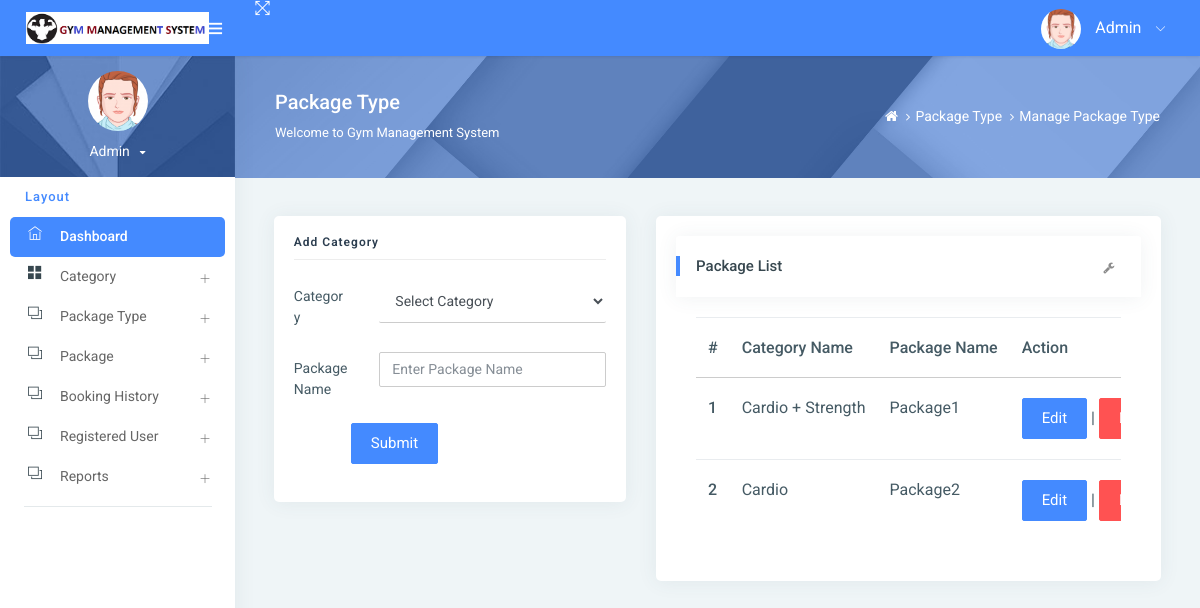
The page /managePackageType/ (signed in) on the database as committed earlier.
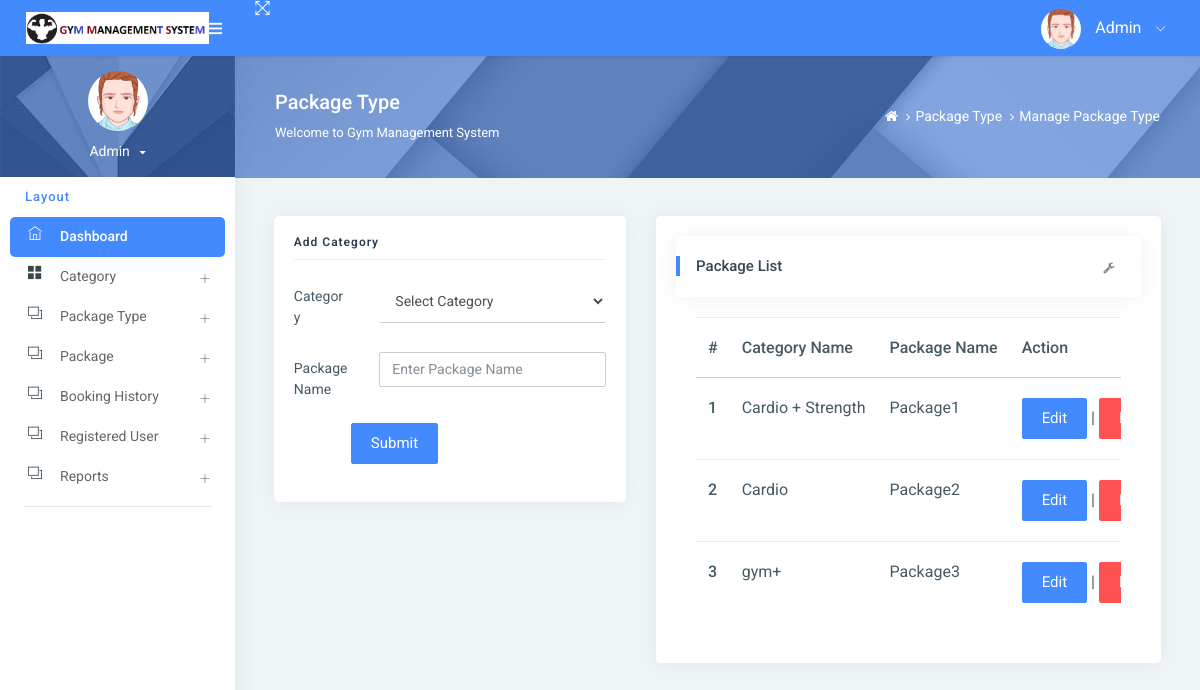
The same page on the database as committed later.
### gym/models.py (models this page shows, shortened)
class Packagetype(models.Model):
    category = models.ForeignKey(Category, on_delete=models.CASCADE, null=True)
    packagename = models.CharField(max_length=200, null=True)
    creationdate = models.DateTimeField(auto_now_add=True)

class Category(models.Model):
    categoryname = models.CharField(max_length=200, null=True)
    status = models.CharField(max_length=300, null=True)
    creationdate = models.DateTimeField(auto_now_add=True)

### gym/views.py (the view)
# urls.py: path('managePackageType/', managePackageType, name='managePackageType'),
def managePackageType(request):
    if not request.user.is_authenticated:
        return redirect('admin_login')
    package = Packagetype.objects.all()
    category = Category.objects.all()
    try:
        if request.method == "POST":
            cid = request.POST['category']
            categoryid = Category.objects.get(id=cid)
            packagename = request.POST['packagename']
            try:
                Packagetype.objects.create(
                    category=categoryid, packagename=packagename)
                error = "no"
            except:
                error = "yes"
    except:
        pass
    return render(request, 'admin/managePackageType.html', locals())

### gym/templates/admin/managePackageType.html (shortened to what the changed rows need)
{% extends 'admin_base.html' %}
{% load static %}
{% block main %}
<div class="pcoded-inner-content">
    <div class="main-body">
        <div class="page-wrapper">
            <div class="page-body">
                <div class="row">
                    <div class="col-md-7">
                        <div class="card">
                            <div class="card-block">
                                <div class="card-block table-border-style">
                                    <div class="table-responsive">
                                        <table class="table">
                                            <thead>
                                            <tr>
                                                <th>#</th>
                                                <th>Category Name</th>
                                                <th>Package Name</th>
                                                <th>Action</th>
                                            </tr>
                                            </thead>
                                            <tbody>
                                            {% for i in package %}
                                            <tr>
                                                <th scope="row">{{forloop.counter}}</th>
                                                <td>{{i.category.categoryname}}</td>
                                                <td>{{i.packagename}}</td>
                                                <td><a href="{% url 'editPackageType' i.id %}"
                                                       class="btn btn-primary">Edit</a> |
                                                    <a href="{% url 'deletePackageType' i.id %}"
                                                       onclick="return confirm('Are you sure to Delete')"
                                                       class="btn btn-danger">Delete</a></td>
                                            </tr>
                                            {% endfor %}
                                            </tbody>
                                        </table>
                                    </div>
                                </div>
                            </div>
                        </div>
                    </div>
                </div>
            </div>
        </div>
    </div>
</div>
{% endblock %}

Rows that differ between the two databases and show on the page:
added Packagetype: category.categoryname "gym+", packagename "Package3"
